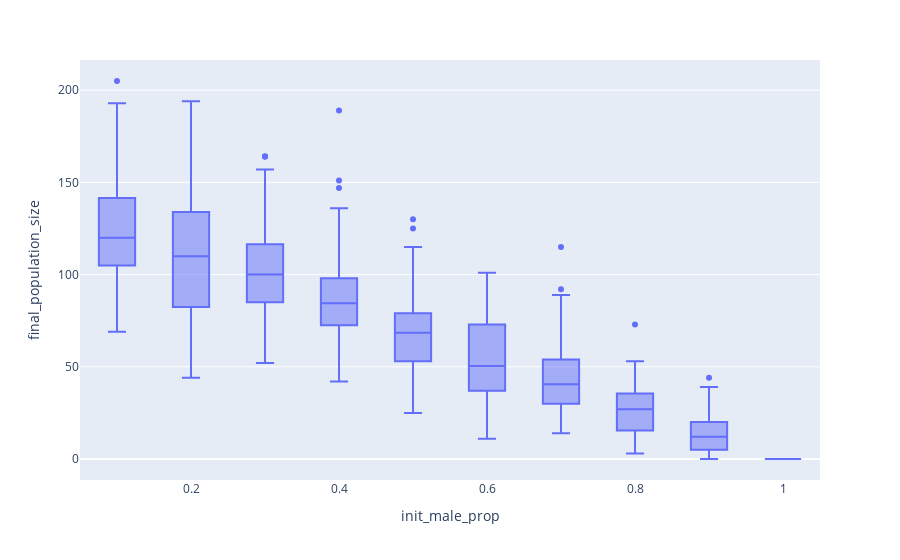

The notebook cell this image was saved under:
### Code cell
def main():
    # パラメータを変数に代入
    n = 10        # パラメータの数
    seed = 100     # seedの数
    iteration = 50 # 世代数

    # データの読み込み
    params = pd.read_csv('results/parameters.csv', index_col=0)
    m_prop = params['init_male_prop']
    population_size_list = []

    # 各シミュレーションの最終個体数を取ってくる
    for j in range(1, n+1):
        population_size = []

        for i in range(1, seed+1):
            df = pd.read_csv(f'results/result{i}/episode_{j}.csv')
            x = df['population_size'][iteration]
            population_size.append(x)

        population_size_list.append(population_size)

    # plotly描画用
    df_list = []
    for i in range(n):
        data = pd.DataFrame({
            'final_population_size': pd.Series(population_size_list[i]),
            'init_male_prop': pd.Series([m_prop[i+1]]*seed),
            'random_seed': pd.Series(range(1, seed+1))
        })
        df_list.append(data)

    df_all = pd.concat(df_list, axis=0, ignore_index=True)
    

    # 図1
    # pyplotで描写
    fig = plt.figure()
    ax = fig.add_subplot(111)
    ax.boxplot(population_size_list)
    ax.set_xticklabels(m_prop)
    ax.set_xlabel('init male prop')
    ax.set_ylabel('final population size')
    ax.grid(True)
    fig.savefig('tmp1.png', dpi=600)

    fig.show()


    # 図2
    # plotlyで描写
    fig = px.box(df_all, y='final_population_size', x='init_male_prop')

    fig.show()


if __name__ == '__main__':
    main()

### Figure 1 — Plotly figure (JSON) as saved in the notebook; plotly's stock layout.template omitted (floating-point values rounded to 4 significant figures; data arrays with more than 128 entries replaced by an {"elided": "..."} marker saying what was removed)
{"data": [{"alignmentgroup": "True", "hovertemplate": "init_male_prop=%{x}<br>final_population_size=%{y}<extra></extra>", "legendgroup": "", "marker": {"color": "#636efa"}, "name": "", "notched": false, "offsetgroup": "", "orientation": "v", "showlegend": false, "type": "box", "x": {"elided": "1000 float values"}, "x0": " ", "xaxis": "x", "y": {"elided": "1000 int values"}, "y0": " ", "yaxis": "y"}], "layout": {"boxmode": "group", "legend": {"tracegroupgap": 0}, "margin": {"t": 60}, "xaxis": {"anchor": "y", "domain": [0, 1], "title": {"text": "init_male_prop"}}, "yaxis": {"anchor": "x", "domain": [0, 1], "title": {"text": "final_population_size"}}}}
